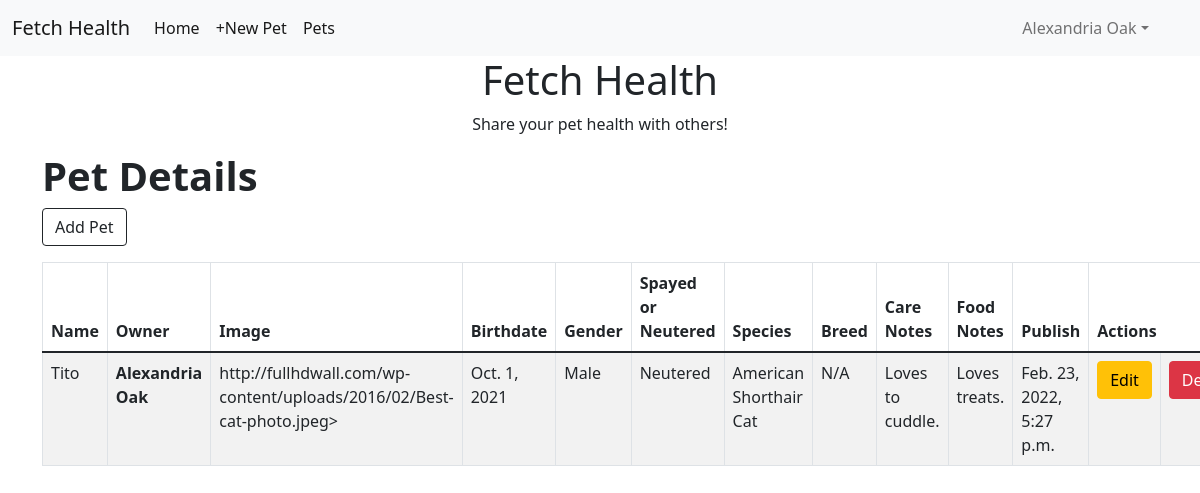
Before: /pet_detail (signed in) with the older database file.
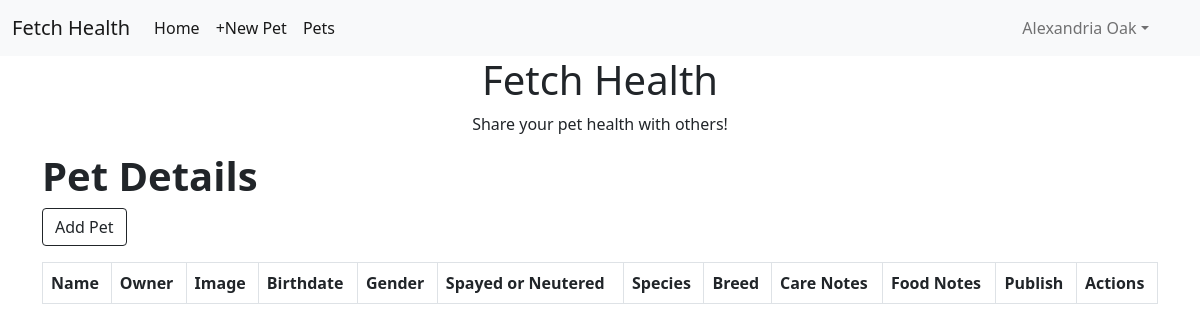
After: the same page with the newer database file.
### pet/models.py (models this page shows, shortened)
class Pet(models.Model):
    name = models.CharField(max_length=250)
    owner = models.ForeignKey(User, on_delete=models.CASCADE, related_name='pet_posts')
    pet_image = models.URLField()
    birthdate = models.DateField('Birthdate')
    gender = models.CharField(max_length=100, default='')
    spayed_or_neutered = models.CharField(max_length=100, default='')
    species = models.CharField(max_length=100, default='')
    breed = models.CharField(max_length=100, default='')
    care_notes = models.TextField(default='')
    food_notes = models.TextField(default='')
    publish = models.DateTimeField(default=timezone.now)
    created = models.DateTimeField(auto_now_add=True)
    updated = models.DateTimeField(auto_now=True)

### pet/views.py (the view)
# urls.py: path('pet_detail', views.pet_detail, name='pet_detail'),
@login_required
def pet_detail(request):
    posts = Pet.objects.all()
    return render(request, 'pet/pet_detail.html',
                  {'posts': posts})

### templates/Pet/pet_detail.html
{% extends 'pet/base.html' %}
{% load static %}
{% block content %}
    <h1 style="padding-left: -40px; font-weight: bold; margin-top:10px">Pet Details</h1>
    <a href="{% url 'pet:pet_new' %}" class="btn btn-outline-dark"
       role="button">Add Pet</a>
    <section class="py-3">
        <div>
            <table class="table table-striped table-bordered table-hover">
                <thead>
                <tr>
                    <th>Name</th>
                    <th>Owner</th>
                    <th>Image</th>
                    <th>Birthdate</th>
                    <th>Gender</th>
                    <th>Spayed or Neutered</th>
                    <th>Species</th>
                    <th>Breed</th>
                    <th>Care Notes</th>
                    <th>Food Notes</th>
                    <th>Publish</th>
                    <th colspan="3">Actions</th>
                </tr>
                </thead>
                <tbody>
                {% for post in posts %}
                    <tr>
                        <td>{{ post.name }}</td>
                        <th>{{ post.owner.get_full_name }}</th>
                        <td>{{ post.pet_image }}></td>
                        <td>{{ post.birthdate }}</td>
                        <td>{{ post.gender }}</td>
                        <td>{{ post.spayed_or_neutered }}</td>
                        <td>{{ post.species }}</td>
                        <td>{{ post.breed }}</td>
                        <td>{{ post.care_notes }}</td>
                        <td>{{ post.food_notes }}</td>
                        <td>{{ post.publish }}</td>
                        <td><a href="{% url 'pet:pet_edit' pk=post.pk %}"
                               class="btn btn-warning">Edit</a></td>
                        <td><a href="{% url 'pet:pet_delete' pk=post.pk %}"
                               onclick="return confirm('Are you sure you want to delete?')"
                               class="btn btn-danger">Delete</a>
                        </td>
                    </tr>
                {% endfor %}
                </tbody>
            </table>
        </div>
    </section>
{% endblock %}

### templates/Pet/base.html (shortened to what this page needs)
{% load static %}
<!doctype html>
<html lang="en">
<head>
    <link href="https://cdn.jsdelivr.net/npm/bootstrap@5.1.3/dist/css/bootstrap.min.css" rel="stylesheet"
>
</head>
<body>
<nav class="navbar navbar-expand-lg navbar-light bg-light">
    <div class="container-fluid">
        <a class="navbar-brand" href="{% url 'pet:pet_list' %}">Fetch Health</a>
        <div class="collapse navbar-collapse" id="navbarSupportedContent">
            <ul class="navbar-nav col-md-10">
                <li class="nav-item"><a class="nav-link active" aria-current="page"
                                        href="{% url 'pet:pet_list' %}">Home</a></li>
                {% if user.is_authenticated %}
                    <li class="nav-item"><a class="nav-link active" aria-current="page"
                                            href="{% url 'pet:pet_new' %}">+New Pet</a></li>
                {% endif %}
                {% if request.user.is_superuser %}
                    <li class="nav-item"><a class="nav-link active" aria-current="page"
                                            href="{% url 'pet:pet_detail' %}">Pets</a></li>
                {% endif %}
            </ul>
            {% if user.is_authenticated %}
                <ul class="navbar-nav me-auto">
                    <li class="nav-item dropdown">
                        <a class="nav-link dropdown-toggle" id="navbarDropdown" href="#" role="button"
                           data-bs-toggle="dropdown" aria-expanded="false">{{ user.get_full_name }}</a>
                    </li>
                </ul>
            {% endif %}
        </div>
    </div>
</nav>
<header>
    <div class="container">
        <div class="text-center">
            <h1>Fetch Health</h1>
            <p>Share your pet health with others!</p>
        </div>
    </div>
</header>
<section>
    <div class="content container">
        {% block content %}
        {% endblock %}
    </div>
</section>
</body>
</html>

Changed rows visible on the page:
removed Pet: name "Tito", owner.get_full_name "Alexandria Oak", pet_image "http://fullhdwall.com/wp-content/uploads/2016/02/Best-cat-photo.jpeg", birthdate "Oct. 1, 2021", gender "Male", spayed_or_neutered "Neutered", species "American Shorthair Cat", breed "N/A", care_notes "Loves to cuddle.", food_notes "Loves treats.", publish "Feb. 23, 2022, 5:27 p.m."
